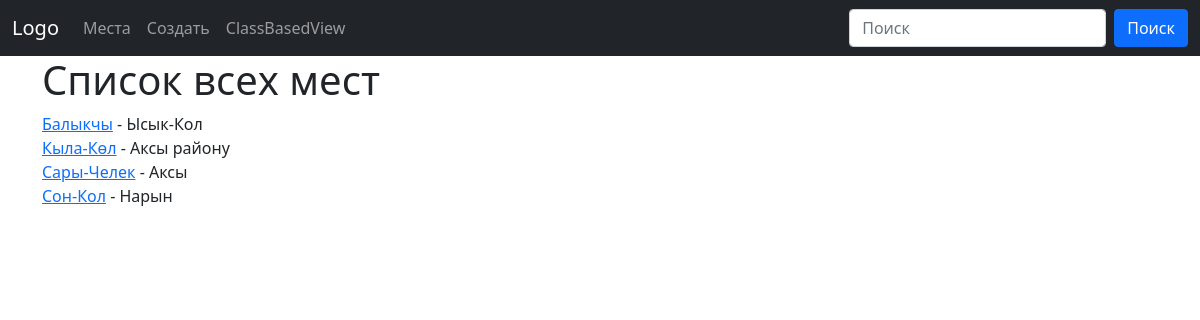
The page /places/ on the database its author committed.
### places/models.py (models this page shows, shortened)
class Place(models.Model):
    user = models.ForeignKey(to=User, on_delete=models.SET_NULL, null=True, blank=True)
    name = models.CharField(max_length=255)
    location = models.CharField(max_length=255)
    description = models.TextField(null=True, blank=True)
    created_at = models.DateField(auto_now_add=True)
    updated_at = models.DateField(auto_now=True)
    views_count = models.IntegerField(default=0)
    is_publicated = models.BooleanField(default=True)
    class Meta:
        verbose_name = 'место'
        verbose_name_plural = 'Места'
        ordering = ['name']

### places/views.py (the view)
# urls.py: path('places/', include('places.urls')),
def places(request):
    place_obj = Place.objects.all() #selec from *
    return render(request, 'places/places.html', {'places' : place_obj})

### places/templates/places/places.html
{% extends 'base.html' %}
{% block page %}
    <h1>Список всех мест</h1>
    {% for place in places %}
        <div><a href="{% url 'place' place.id %}">{{place.name}}</a> - {{place.location}}</div>
    {% endfor %}
{% endblock %}

### rows shown on the page
Place: name "Балыкчы", location "Ысык-Кол"
Place: name "Кыла-Көл", location "Аксы району"
Place: name "Сары-Челек", location "Аксы"
Place: name "Сон-Кол", location "Нарын"
